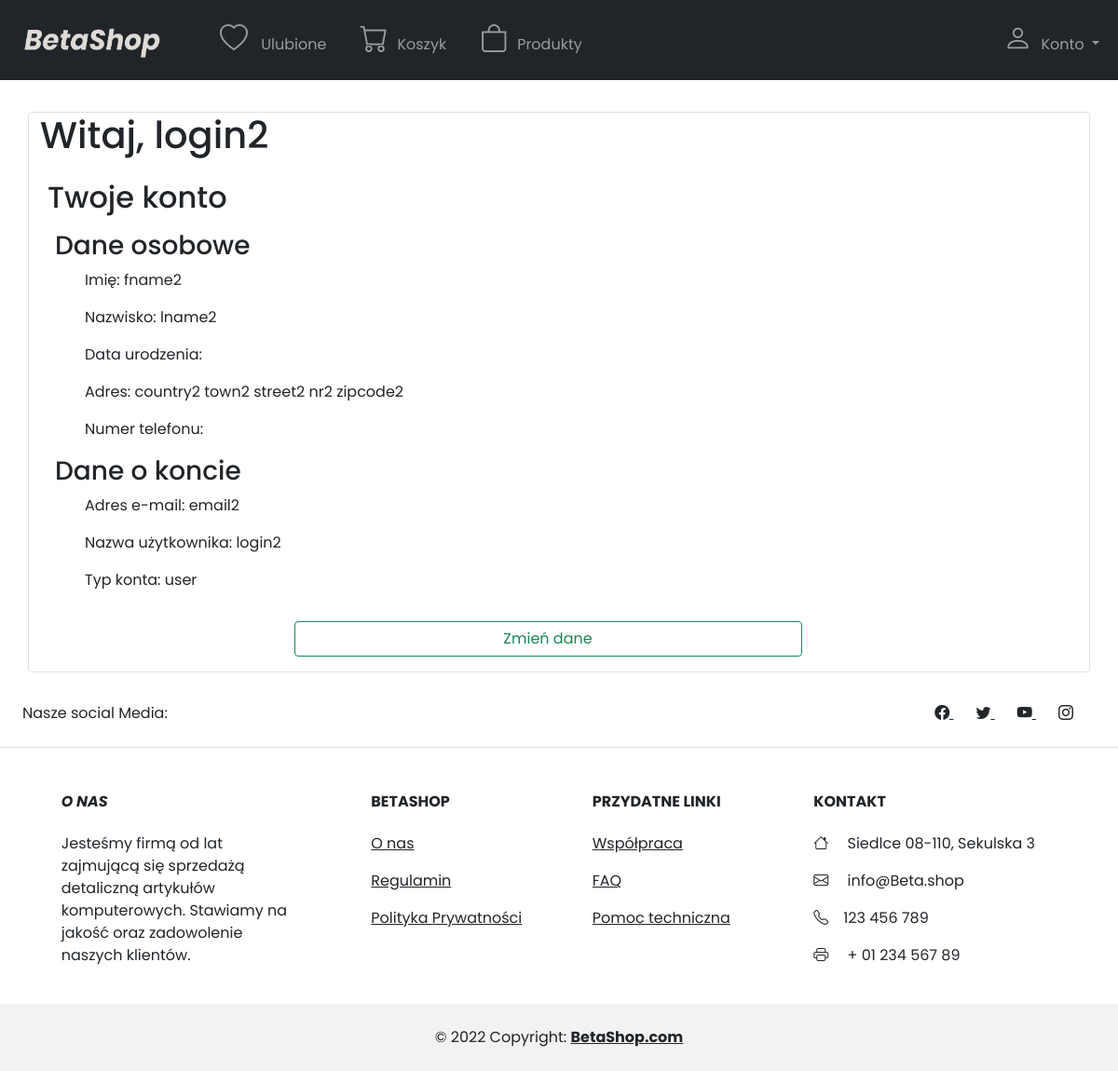
The page /konto.php (signed in) on the database its author committed.
### tables this page shows
create table if not EXISTS users (
    user_id int AUTO_INCREMENT not null,
    login varchar(255),
    email varchar(255),
   	pass varchar(255),
    fname varchar(255),
    lname varchar(255),
    birthDate date,
    phoneNumber varchar(64),
    country varchar(255),
    town varchar(255),
    street varchar(255),
    house_nr varchar(255),
    zipcode varchar(255),
    privileges varchar(255),
    PRIMARY KEY(user_id)
    );

### konto.php (the view, shortened to what this page needs)
<!DOCTYPE html>
<html lang="pl">
<head>
	<?php
	require("connection.php");
	require("bootstrapConnection.php");
	?>
</head>
<body>
	<?php
	require("navbar.php");
	?>
	<section class="page">
		<div class="container">
			<div class="row text-justify bg-second_navbar my-2">
				<?php
				if (isset($_SESSION['user'])) {
					$login = $_SESSION['user'];
					$zapytanie = $conn->query("SELECT * FROM users WHERE login = '$login'");
					while ($row = $zapytanie->fetch()) {
				?>
						<div class="border rounded">
							<h1>Witaj, <?= $row['login'] ?></h1>
							<h2 class="pb-2 py-3 ps-2">Twoje konto</h2>
							<h3 class="ps-3">Dane osobowe</h3>
							<p class="ps-5">Imię: <?= $row['fname'] ?></p>
							<p class="ps-5">Nazwisko: <?= $row['lname'] ?></p>
							<p class="ps-5">Data urodzenia: <?= $row['birthDate'] ?></p>
							<p class="ps-5">Adres: <?= $row['country'] ?> <?= $row['town'] ?> <?= $row['street'] ?> <?= $row['house_nr'] ?> <?= $row['zipcode'] ?></p>
							<p class="ps-5">Numer telefonu: <?= $row['phoneNumber'] ?></p>
							<h3 class="ps-3">Dane o koncie</h3>
							<p class="ps-5">Adres e-mail: <?= $row['email'] ?></p>
							<p class="ps-5">Nazwa użytkownika: <?= $row['login'] ?></p>
							<p class="ps-5">Typ konta: <?= $row['privileges'] ?></p>
							<div class="row text-center ">
								<div class="row">
									<div class="col-12 text-center">
										<form class="d-flex justify-content-center my-3" action="newdetails.php" method="POST">
											<button class="btn btn-outline-success w-50" type="submit">Zmień dane</button>
										</form>
									</div>
								</div>
							</div>
						</div>
					<?php
					}
				} else {
					?>
					<form class="d-flex justify-content-center me-2 my-5" action="login.php">
						<button class="btn btn-outline-success w-50" type="submit">Zaloguj sie by uzyskać informacje o koncie</button>
					</form>
				<?php
				}
				?>
			</div>
		</div>
		<?php
		include("footer.php");
		?>
</body>
</html>

### main.css (style rules this page uses)
html { height: 100%; }
body { font-family: 'Poppins'; height: 100%; display: flex; flex-direction: column; }

### rows shown on the page
users: login "login2", fname "fname2", lname "lname2", country "country2", town "town2", street "street2", house_nr "nr2", zipcode "zipcode2", email "email2", privileges "user"
